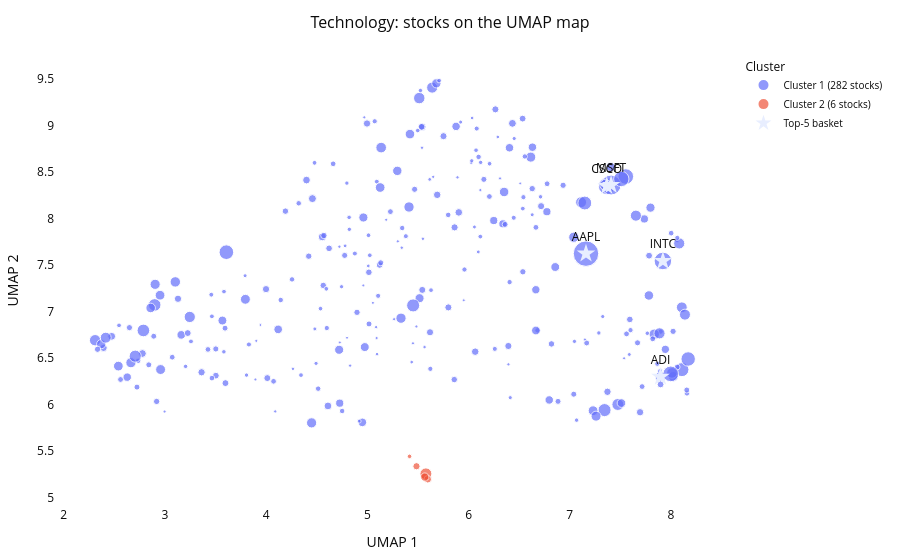
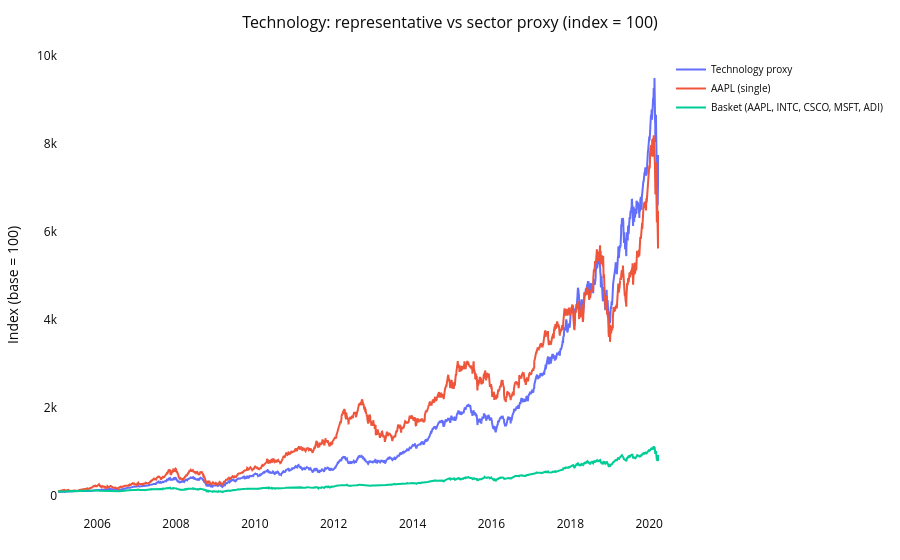
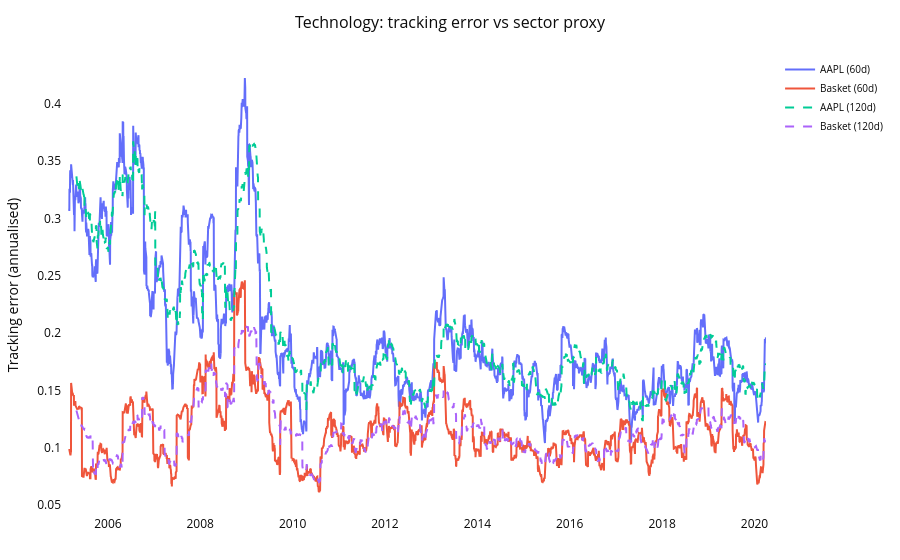

Source (notebook cell) for these figures, in order:
### Markdown cell above
## 4. One sector in the notebook

The website figures for `SHOW_SECTOR` (the other sectors are in `website/figures/chapter5/`).

### Code cell
for fig in figures[SHOW_SECTOR].values():
    fig.update_layout(paper_bgcolor="white", plot_bgcolor="white", font_color="#0b0b0b")
    fig.show()

### Figure 1 — Plotly figure (JSON) as saved in the notebook; plotly's stock layout.template omitted (floating-point values rounded to 4 significant figures; data arrays with more than 128 entries replaced by an {"elided": "..."} marker saying what was removed)
{"data": [{"customdata": {"elided": "282x4 mixed values"}, "hovertemplate": "cluster=%{customdata[2]}<br>UMAP 1=%{x}<br>UMAP 2=%{y}<br>ticker=%{customdata[0]}<br>rep_score=%{customdata[1]}<extra></extra>", "legendgroup": "Cluster 1 (282 stocks)", "marker": {"color": "#636efa", "size": {"elided": "282 float values"}, "sizemode": "area", "sizeref": 225.5, "symbol": "circle"}, "mode": "markers", "name": "Cluster 1 (282 stocks)", "orientation": "v", "showlegend": true, "type": "scatter", "x": {"elided": "282 float values"}, "xaxis": "x", "y": {"elided": "282 float values"}, "yaxis": "y"}, {"customdata": [["CSIQ", 0.4, "Cluster 2 (6 stocks)", 5893.0], ["DQ", 0.31, "Cluster 2 (6 stocks)", 2322.0], ["ENPH", 0.28, "Cluster 2 (6 stocks)", 4775.0], ["FSLR", 0.45, "Cluster 2 (6 stocks)", 16070.0], ["SEDG", 0.31, "Cluster 2 (6 stocks)", 6393.0], ["SPWR", 0.4, "Cluster 2 (6 stocks)", 7769.0]], "hovertemplate": "cluster=%{customdata[2]}<br>UMAP 1=%{x}<br>UMAP 2=%{y}<br>ticker=%{customdata[0]}<br>rep_score=%{customdata[1]}<extra></extra>", "legendgroup": "Cluster 2 (6 stocks)", "marker": {"color": "#EF553B", "size": [5893.0, 2322.0, 4775.0, 16070.0, 6393.0, 7769.0], "sizemode": "area", "sizeref": 225.5, "symbol": "circle"}, "mode": "markers", "name": "Cluster 2 (6 stocks)", "orientation": "v", "showlegend": true, "type": "scatter", "x": [5.485, 5.417, 5.56, 5.578, 5.597, 5.568], "xaxis": "x", "y": [5.335, 5.441, 5.233, 5.253, 5.195, 5.218], "yaxis": "y"}, {"hoverinfo": "skip", "marker": {"color": "#E8EEFF", "size": 14, "symbol": "star"}, "mode": "markers+text", "name": "Top-5 basket", "text": ["AAPL", "ADI", "CSCO", "INTC", "MSFT"], "textposition": "top center", "type": "scatter", "x": [7.16, 7.896, 7.366, 7.92, 7.409], "y": [7.621, 6.297, 8.347, 7.542, 8.359]}], "layout": {"font": {"color": "#0b0b0b", "size": 12}, "legend": {"bgcolor": "rgba(0,0,0,0)", "font": {"size": 10}, "itemsizing": "constant", "title": {"text": "Cluster"}, "tracegroupgap": 0}, "margin": {"b": 45, "l": 55, "r": 15, "t": 55}, "paper_bgcolor": "white", "plot_bgcolor": "white", "title": {"font": {"size": 16}, "text": "Technology: stocks on the UMAP map", "x": 0.5, "xanchor": "center"}, "xaxis": {"anchor": "y", "domain": [0, 1], "gridcolor": "rgba(255,255,255,0.12)", "title": {"text": "UMAP 1"}, "zeroline": false}, "yaxis": {"anchor": "x", "domain": [0, 1], "gridcolor": "rgba(255,255,255,0.12)", "title": {"text": "UMAP 2"}, "zeroline": false}}}

### Figure 2 — Plotly figure (JSON) as saved in the notebook; plotly's stock layout.template omitted (floating-point values rounded to 4 significant figures; data arrays with more than 128 entries replaced by an {"elided": "..."} marker saying what was removed)
{"data": [{"mode": "lines", "name": "Technology proxy", "type": "scatter", "x": {"elided": "3838 str values"}, "y": {"elided": "3838 float values"}}, {"mode": "lines", "name": "AAPL (single)", "type": "scatter", "x": {"elided": "3838 str values"}, "y": {"elided": "3838 float values"}}, {"mode": "lines", "name": "Basket (AAPL, INTC, CSCO, MSFT, ADI)", "type": "scatter", "x": {"elided": "3838 str values"}, "y": {"elided": "3838 float values"}}], "layout": {"font": {"color": "#0b0b0b", "size": 12}, "hovermode": "x unified", "legend": {"bgcolor": "rgba(0,0,0,0)", "font": {"size": 10}}, "margin": {"b": 45, "l": 55, "r": 15, "t": 55}, "paper_bgcolor": "white", "plot_bgcolor": "white", "title": {"font": {"size": 16}, "text": "Technology: representative vs sector proxy (index = 100)", "x": 0.5, "xanchor": "center"}, "xaxis": {"gridcolor": "rgba(255,255,255,0.12)", "zeroline": false}, "yaxis": {"gridcolor": "rgba(255,255,255,0.12)", "title": {"text": "Index (base = 100)"}, "zeroline": false}}}

### Figure 3 — Plotly figure (JSON) as saved in the notebook; plotly's stock layout.template omitted (floating-point values rounded to 4 significant figures; data arrays with more than 128 entries replaced by an {"elided": "..."} marker saying what was removed)
{"data": [{"line": {"dash": "solid"}, "mode": "lines", "name": "AAPL (60d)", "type": "scatter", "x": {"elided": "3838 str values"}, "y": {"elided": "3838 float values"}}, {"line": {"dash": "solid"}, "mode": "lines", "name": "Basket (60d)", "type": "scatter", "x": {"elided": "3838 str values"}, "y": {"elided": "3838 float values"}}, {"line": {"dash": "dash"}, "mode": "lines", "name": "AAPL (120d)", "type": "scatter", "x": {"elided": "3838 str values"}, "y": {"elided": "3838 float values"}}, {"line": {"dash": "dash"}, "mode": "lines", "name": "Basket (120d)", "type": "scatter", "x": {"elided": "3838 str values"}, "y": {"elided": "3838 float values"}}], "layout": {"font": {"color": "#0b0b0b", "size": 12}, "hovermode": "x unified", "legend": {"bgcolor": "rgba(0,0,0,0)", "font": {"size": 10}}, "margin": {"b": 45, "l": 55, "r": 15, "t": 55}, "paper_bgcolor": "white", "plot_bgcolor": "white", "title": {"font": {"size": 16}, "text": "Technology: tracking error vs sector proxy", "x": 0.5, "xanchor": "center"}, "xaxis": {"gridcolor": "rgba(255,255,255,0.12)", "zeroline": false}, "yaxis": {"gridcolor": "rgba(255,255,255,0.12)", "title": {"text": "Tracking error (annualised)"}, "zeroline": false}}}
